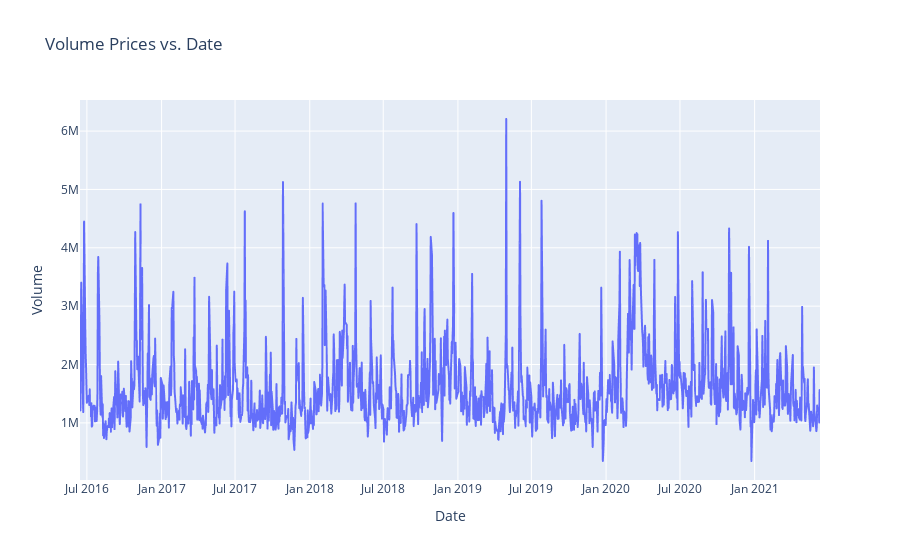

The notebook cell this image was saved under:
### Code cell
fig = px.line(df, x='date', y='volume', title='Volume Prices vs. Date')
fig.update_xaxes(title='Date')
fig.update_yaxes(title='Volume')

fig.show()

### Figure 1 — Plotly figure (JSON) as saved in the notebook; plotly's stock layout.template omitted (floating-point values rounded to 4 significant figures; data arrays with more than 128 entries replaced by an {"elided": "..."} marker saying what was removed)
{"data": [{"hovertemplate": "date=%{x}<br>volume=%{y}<extra></extra>", "legendgroup": "", "line": {"color": "#636efa", "dash": "solid"}, "marker": {"symbol": "circle"}, "mode": "lines", "name": "", "showlegend": false, "type": "scattergl", "x": {"elided": "1258 str values"}, "xaxis": "x", "y": {"elided": "1258 int values"}, "yaxis": "y"}], "layout": {"legend": {"tracegroupgap": 0}, "title": {"text": "Volume Prices vs. Date"}, "xaxis": {"anchor": "y", "domain": [0, 1], "title": {"text": "Date"}}, "yaxis": {"anchor": "x", "domain": [0, 1], "title": {"text": "Volume"}}}}
